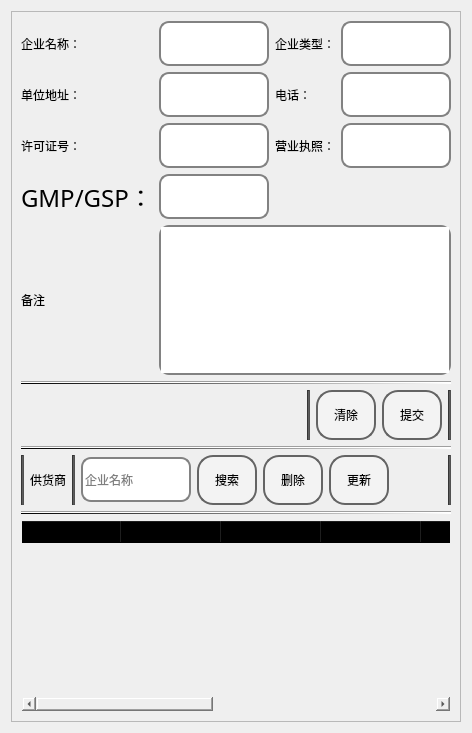
        <widget class="QWidget" name="page_3">
         <property name="styleSheet">
          <string notr="true">font: 16pt &quot;华文行楷&quot;;</string>
         </property>
         <layout class="QGridLayout" name="gridLayout_5">
          <item row="0" column="0">
           <widget class="QFrame" name="frame_3">
            <property name="frameShape">
             <enum>QFrame::StyledPanel</enum>
            </property>
            <property name="frameShadow">
             <enum>QFrame::Raised</enum>
            </property>
            <layout class="QVBoxLayout" name="verticalLayout_7">
             <item>
              <layout class="QGridLayout" name="gridLayout_4">
               <item row="6" column="0">
                <widget class="QLabel" name="label_31">
                 <property name="styleSheet">
                  <string notr="true"> background-color: transparent;
    border-radius: 5px;
    border: 2px solid rgb(169,169,169);
    padding: 5px;
    padding-left: 10px;
    color:black;
    font-family:华文行楷;
    font-size: 18pt;
hover{
    border: 2px solid rgb(169,169,169);
};
QAbstractItemView {
    color: rgb(169,169,169);    
    padding: 10px;
    selection-background-color: rgb(169,169,169);}</string>
                 </property>
                 <property name="text">
                  <string>备注</string>
                 </property>
                </widget>
               </item>
               <item row="5" column="1">
                <widget class="QLineEdit" name="lineEdit_21">
                 <property name="minimumSize">
                  <size>
                   <width>0</width>
                   <height>45</height>
                  </size>
                 </property>
                 <property name="styleSheet">
                  <string notr="true">QLineEdit {
    border: 2px solid rgb(130,130,130); /* 设置初始边框为浅白色 */
    border-radius: 10px; /* 设置圆角半径为10px，可根据需要调整 */
}

QLineEdit:hover {
    border: 4px solid #606060; /* 鼠标悬停时边框变粗且变为浅黑色 */
}</string>
                 </property>
                </widget>
               </item>
               <item row="4" column="3">
                <widget class="QLineEdit" name="lineEdit_18">
                 <property name="minimumSize">
                  <size>
                   <width>0</width>
                   <height>45</height>
                  </size>
                 </property>
                 <property name="styleSheet">
                  <string notr="true">QLineEdit {
    border: 2px solid rgb(130,130,130); /* 设置初始边框为浅白色 */
    border-radius: 10px; /* 设置圆角半径为10px，可根据需要调整 */
}

QLineEdit:hover {
    border: 4px solid #606060; /* 鼠标悬停时边框变粗且变为浅黑色 */
}</string>
                 </property>
                </widget>
               </item>
               <item row="1" column="2">
                <widget class="QLabel" name="label_25">
                 <property name="minimumSize">
                  <size>
                   <width>0</width>
                   <height>45</height>
                  </size>
                 </property>
                 <property name="styleSheet">
                  <string notr="true"> background-color: transparent;
    border-radius: 5px;
    border: 2px solid rgb(169,169,169);
    padding: 5px;
    padding-left: 10px;
    color:black;
    font: 18pt &quot;华文行楷&quot;;
hover{
    border: 2px solid rgb(169,169,169);
};
QAbstractItemView {
    color: rgb(169,169,169);    
    padding: 10px;
    selection-background-color: rgb(169,169,169);}</string>
                 </property>
                 <property name="text">
                  <string>企业类型：</string>
                 </property>
                </widget>
               </item>
               <item row="4" column="2">
                <widget class="QLabel" name="label_29">
                 <property name="minimumSize">
                  <size>
                   <width>0</width>
                   <height>45</height>
                  </size>
                 </property>
                 <property name="styleSheet">
                  <string notr="true"> background-color: transparent;
    border-radius: 5px;
    border: 2px solid rgb(169,169,169);
    padding: 5px;
    padding-left: 10px;
    color:black;
    font: 18pt &quot;华文行楷&quot;;
hover{
    border: 2px solid rgb(169,169,169);
};
QAbstractItemView {
    color: rgb(169,169,169);    
    padding: 10px;
    selection-background-color: rgb(169,169,169);}</string>
                 </property>
                 <property name="text">
                  <string>营业执照：</string>
                 </property>
                </widget>
               </item>
               <item row="5" column="0">
                <widget class="QLabel" name="label_24">
                 <property name="minimumSize">
                  <size>
                   <width>0</width>
                   <height>45</height>
                  </size>
                 </property>
                 <property name="font">
                  <font>
                   <family>Agency FB</family>
                   <pointsize>18</pointsize>
                   <weight>50</weight>
                   <italic>false</italic>
                   <bold>false</bold>
                  </font>
                 </property>
                 <property name="styleSheet">
                  <string notr="true"> background-color: transparent;
font: 18pt &quot;Agency FB&quot;;
    border-radius: 5px;
    border: 2px solid rgb(169,169,169);
    padding: 5px;
    padding-left: 10px;
    color:black;
hover{
    border: 2px solid rgb(169,169,169);
};
QAbstractItemView {
    color: rgb(169,169,169);    
    padding: 10px;
    selection-background-color: rgb(169,169,169);}</string>
                 </property>
                 <property name="text">
                  <string>GMP/GSP：</string>
                 </property>
                </widget>
               </item>
               <item row="1" column="3">
                <widget class="QLineEdit" name="lineEdit_19">
                 <property name="minimumSize">
                  <size>
                   <width>0</width>
                   <height>45</height>
                  </size>
                 </property>
                 <property name="styleSheet">
                  <string notr="true">QLineEdit {
    border: 2px solid rgb(130,130,130); /* 设置初始边框为浅白色 */
    border-radius: 10px; /* 设置圆角半径为10px，可根据需要调整 */
}

QLineEdit:hover {
    border: 4px solid #606060; /* 鼠标悬停时边框变粗且变为浅黑色 */
}</string>
                 </property>
                </widget>
               </item>
               <item row="3" column="2">
                <widget class="QLabel" name="label_26">
                 <property name="minimumSize">
                  <size>
                   <width>0</width>
                   <height>45</height>
                  </size>
                 </property>
                 <property name="styleSheet">
                  <string notr="true"> background-color: transparent;
    border-radius: 5px;
    border: 2px solid rgb(169,169,169);
    padding: 5px;
    padding-left: 10px;
    color:black;
    font: 18pt &quot;华文行楷&quot;;
hover{
    border: 2px solid rgb(169,169,169);
};
QAbstractItemView {
    color: rgb(169,169,169);    
    padding: 10px;
    selection-background-color: rgb(169,169,169);}</string>
                 </property>
                 <property name="text">
                  <string>电话：</string>
                 </property>
                </widget>
               </item>
               <item row="1" column="1">
                <widget class="QLineEdit" name="lineEdit_24">
                 <property name="minimumSize">
                  <size>
                   <width>0</width>
                   <height>45</height>
                  </size>
                 </property>
                 <property name="styleSheet">
                  <string notr="true">QLineEdit {
    border: 2px solid rgb(130,130,130); /* 设置初始边框为浅白色 */
    border-radius: 10px; /* 设置圆角半径为10px，可根据需要调整 */
}

QLineEdit:hover {
    border: 4px solid #606060; /* 鼠标悬停时边框变粗且变为浅黑色 */
}</string>
                 </property>
                </widget>
               </item>
               <item row="6" column="1" colspan="3">
                <widget class="QTextEdit" name="textEdit_2">
                 <property name="sizePolicy">
                  <sizepolicy hsizetype="Minimum" vsizetype="Fixed">
                   <horstretch>0</horstretch>
                   <verstretch>0</verstretch>
                  </sizepolicy>
                 </property>
                 <property name="minimumSize">
                  <size>
                   <width>0</width>
                   <height>150</height>
                  </size>
                 </property>
                 <property name="maximumSize">
                  <size>
                   <width>16777215</width>
                   <height>150</height>
                  </size>
                 </property>
                 <property name="styleSheet">
                  <string notr="true">QTextEdit {
    border: 2px solid rgb(130,130,130); /* 设置初始边框为浅白色 */
    border-radius: 10px; /* 设置圆角半径为10px，可根据需要调整 */
}

QTextEdit:hover {
    border: 4px solid #606060; /* 鼠标悬停时边框变粗且变为浅黑色 */
}</string>
                 </property>
                </widget>
               </item>
               <item row="1" column="0">
                <widget class="QLabel" name="label_27">
                 <property name="minimumSize">
                  <size>
                   <width>0</width>
                   <height>45</height>
                  </size>
                 </property>
                 <property name="styleSheet">
                  <string notr="true"> background-color: transparent;
    border-radius: 5px;
    border: 2px solid rgb(169,169,169);
    padding: 5px;
    padding-left: 10px;
    color:black;
    font: 18pt &quot;华文行楷&quot;;
hover{
    border: 2px solid rgb(169,169,169);
};
QAbstractItemView {
    color: rgb(169,169,169);    
    padding: 10px;
    selection-background-color: rgb(169,169,169);}</string>
                 </property>
                 <property name="text">
                  <string>企业名称：</string>
                 </property>
                </widget>
               </item>
               <item row="3" column="0">
                <widget class="QLabel" name="label_28">
                 <property name="minimumSize">
                  <size>
                   <width>0</width>
                   <height>45</height>
                  </size>
                 </property>
                 <property name="styleSheet">
                  <string notr="true"> background-color: transparent;
    border-radius: 5px;
    border: 2px solid rgb(169,169,169);
    padding: 5px;
    padding-left: 10px;
    color:black;
font: 18pt &quot;华文行楷&quot;;
hover{
    border: 2px solid rgb(169,169,169);
};
QAbstractItemView {
    color: rgb(169,169,169);    
    padding: 10px;
    selection-background-color: rgb(169,169,169);}</string>
                 </property>
                 <property name="text">
                  <string>单位地址：</string>
                 </property>
                </widget>
               </item>
               <item row="4" column="0">
                <widget class="QLabel" name="label_30">
                 <property name="minimumSize">
                  <size>
                   <width>0</width>
                   <height>45</height>
                  </size>
                 </property>
                 <property name="styleSheet">
                  <string notr="true"> background-color: transparent;
    border-radius: 5px;
    border: 2px solid rgb(169,169,169);
    padding: 5px;
    padding-left: 10px;
    color:black;
    font: 18pt &quot;华文行楷&quot;;
hover{
    border: 2px solid rgb(169,169,169);
};
QAbstractItemView {
    color: rgb(169,169,169);    
    padding: 10px;
    selection-background-color: rgb(169,169,169);}</string>
                 </property>
                 <property name="text">
                  <string>许可证号：</string>
                 </property>
                </widget>
               </item>
               <item row="3" column="1">
                <widget class="QLineEdit" name="lineEdit_20">
                 <property name="minimumSize">
                  <size>
                   <width>0</width>
                   <height>45</height>
                  </size>
                 </property>
                 <property name="styleSheet">
                  <string notr="true">QLineEdit {
    border: 2px solid rgb(130,130,130); /* 设置初始边框为浅白色 */
    border-radius: 10px; /* 设置圆角半径为10px，可根据需要调整 */
}

QLineEdit:hover {
    border: 4px solid #606060; /* 鼠标悬停时边框变粗且变为浅黑色 */
}</string>
                 </property>
                </widget>
               </item>
               <item row="3" column="3">
                <widget class="QLineEdit" name="lineEdit_22">
                 <property name="minimumSize">
                  <size>
                   <width>0</width>
                   <height>45</height>
                  </size>
                 </property>
                 <property name="styleSheet">
                  <string notr="true">QLineEdit {
    border: 2px solid rgb(130,130,130); /* 设置初始边框为浅白色 */
    border-radius: 10px; /* 设置圆角半径为10px，可根据需要调整 */
}

QLineEdit:hover {
    border: 4px solid #606060; /* 鼠标悬停时边框变粗且变为浅黑色 */
}</string>
                 </property>
                </widget>
               </item>
               <item row="4" column="1">
                <widget class="QLineEdit" name="lineEdit_23">
                 <property name="minimumSize">
                  <size>
                   <width>0</width>
                   <height>45</height>
                  </size>
                 </property>
                 <property name="styleSheet">
                  <string notr="true">QLineEdit {
    border: 2px solid rgb(130,130,130); /* 设置初始边框为浅白色 */
    border-radius: 10px; /* 设置圆角半径为10px，可根据需要调整 */
}

QLineEdit:hover {
    border: 4px solid #606060; /* 鼠标悬停时边框变粗且变为浅黑色 */
}</string>
                 </property>
                </widget>
               </item>
              </layout>
             </item>
             <item>
              <widget class="Line" name="line_91">
               <property name="styleSheet">
                <string notr="true">background-color: qlineargradient(spread:pad, x1:0, y1:0, x2:1, y2:0, stop:0 rgba(0, 0, 0, 255), stop:1 rgba(255, 255, 255, 255));</string>
               </property>
               <property name="orientation">
                <enum>Qt::Horizontal</enum>
               </property>
              </widget>
             </item>
             <item>
              <layout class="QHBoxLayout" name="horizontalLayout_7">
               <item>
                <spacer name="horizontalSpacer_4">
                 <property name="orientation">
                  <enum>Qt::Horizontal</enum>
                 </property>
                 <property name="sizeHint" stdset="0">
                  <size>
                   <width>40</width>
                   <height>20</height>
                  </size>
                 </property>
                </spacer>
               </item>
               <item>
                <widget class="Line" name="line_101">
                 <property name="styleSheet">
                  <string notr="true">background-color: rgb(81, 81, 81);</string>
                 </property>
                 <property name="orientation">
                  <enum>Qt::Vertical</enum>
                 </property>
                </widget>
               </item>
               <item>
                <widget class="QPushButton" name="btn_delete_1">
                 <property name="sizePolicy">
                  <sizepolicy hsizetype="Fixed" vsizetype="Fixed">
                   <horstretch>0</horstretch>
                   <verstretch>0</verstretch>
                  </sizepolicy>
                 </property>
                 <property name="minimumSize">
                  <size>
                   <width>60</width>
                   <height>50</height>
                  </size>
                 </property>
                 <property name="styleSheet">
                  <string notr="true">QPushButton{
    font: 18pt &quot;华文行楷&quot;;
    background: rgba(255, 255, 255, 60);
    color: black;
    border-radius: 16px;
    font-family: 华文行楷;
    border: 2px solid rgb(100,100,100); /* 新增代码 */
}

QPushButton:hover{                    
    background: rgba(0, 0, 0, 100);
}

QPushButton:pressed{
    background: darkgray;
}</string>
                 </property>
                 <property name="text">
                  <string>清除</string>
                 </property>
                </widget>
               </item>
               <item>
                <widget class="QPushButton" name="btn_create_1">
                 <property name="sizePolicy">
                  <sizepolicy hsizetype="Fixed" vsizetype="Fixed">
                   <horstretch>0</horstretch>
                   <verstretch>0</verstretch>
                  </sizepolicy>
                 </property>
                 <property name="minimumSize">
                  <size>
                   <width>60</width>
                   <height>50</height>
                  </size>
                 </property>
                 <property name="styleSheet">
                  <string notr="true">QPushButton{
    font: 18pt &quot;华文行楷&quot;;
    background: rgba(255, 255, 255, 60);
    color: black;
    border-radius: 16px;
    font-family: 华文行楷;
    border: 2px solid rgb(100,100,100); /* 新增代码 */
}

QPushButton:hover{                    
    background: rgba(0, 0, 0, 100);
}

QPushButton:pressed{
    background: darkgray;
}</string>
                 </property>
                 <property name="text">
                  <string>提交</string>
                 </property>
                </widget>
               </item>
               <item>
                <widget class="Line" name="line_103">
                 <property name="styleSheet">
                  <string notr="true">background-color: rgb(81, 81, 81);</string>
                 </property>
                 <property name="orientation">
                  <enum>Qt::Vertical</enum>
                 </property>
                </widget>
               </item>
              </layout>
             </item>
             <item>
              <widget class="Line" name="line_92">
               <property name="styleSheet">
                <string notr="true">background-color: qlineargradient(spread:pad, x1:0, y1:0, x2:1, y2:0, stop:0 rgba(0, 0, 0, 255), stop:1 rgba(255, 255, 255, 255));</string>
               </property>
               <property name="orientation">
                <enum>Qt::Horizontal</enum>
               </property>
              </widget>
             </item>
             <item>
              <layout class="QHBoxLayout" name="horizontalLayout_8">
               <item>
                <widget class="Line" name="line_94">
                 <property name="styleSheet">
                  <string notr="true">background-color: rgb(81, 81, 81);</string>
                 </property>
                 <property name="orientation">
                  <enum>Qt::Vertical</enum>
                 </property>
                </widget>
               </item>
               <item>
                <widget class="QLabel" name="label_32">
                 <property name="minimumSize">
                  <size>
                   <width>0</width>
                   <height>45</height>
                  </size>
                 </property>
                 <property name="styleSheet">
                  <string notr="true"> background-color: transparent;
    border-radius: 5px;
    border: 2px solid rgb(169,169,169);
    padding: 5px;
    padding-left: 10px;
    color:black;
    font: 18pt &quot;华文行楷&quot;;
hover{
    border: 2px solid rgb(169,169,169);
};
QAbstractItemView {
    color: rgb(169,169,169);    
    padding: 10px;
    selection-background-color: rgb(169,169,169);}</string>
                 </property>
                 <property name="text">
                  <string>供货商</string>
                 </property>
                </widget>
               </item>
               <item>
                <widget class="Line" name="line_95">
                 <property name="styleSheet">
                  <string notr="true">background-color: rgb(81, 81, 81);</string>
                 </property>
                 <property name="orientation">
                  <enum>Qt::Vertical</enum>
                 </property>
                </widget>
               </item>
               <item>
                <widget class="QLineEdit" name="lineEdit_25">
                 <property name="minimumSize">
                  <size>
                   <width>0</width>
                   <height>45</height>
                  </size>
                 </property>
                 <property name="styleSheet">
                  <string notr="true">QLineEdit {
    border: 2px solid rgb(130,130,130); /* 设置初始边框为浅白色 */
    border-radius: 10px; /* 设置圆角半径为10px，可根据需要调整 */
}

QLineEdit:hover {
    border: 4px solid #606060; /* 鼠标悬停时边框变粗且变为浅黑色 */
}</string>
                 </property>
                 <property name="inputMask">
                  <string/>
                 </property>
                 <property name="placeholderText">
                  <string>企业名称</string>
                 </property>
                </widget>
               </item>
               <item>
                <widget class="QPushButton" name="btn_seek_1">
                 <property name="minimumSize">
                  <size>
                   <width>60</width>
                   <height>50</height>
                  </size>
                 </property>
                 <property name="styleSheet">
                  <string notr="true">QPushButton{
    font: 18pt &quot;华文行楷&quot;;
    background: rgba(255, 255, 255, 60);
    color: black;
    border-radius: 16px;
    font-family: 华文行楷;
    border: 2px solid rgb(100,100,100); /* 新增代码 */
}

QPushButton:hover{                    
    background: rgba(0, 0, 0, 100);
}

QPushButton:pressed{
    background: darkgray;
}</string>
                 </property>
                 <property name="text">
                  <string>搜索</string>
                 </property>
                </widget>
               </item>
               <item>
                <widget class="QPushButton" name="btn_delete_2">
                 <property name="minimumSize">
                  <size>
                   <width>60</width>
                   <height>50</height>
                  </size>
                 </property>
                 <property name="styleSheet">
                  <string notr="true">QPushButton{
    font: 18pt &quot;华文行楷&quot;;
    background: rgba(255, 255, 255, 60);
    color: black;
    border-radius: 16px;
    font-family: 华文行楷;
    border: 2px solid rgb(100,100,100); /* 新增代码 */
}

QPushButton:hover{                    
    background: rgba(0, 0, 0, 100);
}

QPushButton:pressed{
    background: darkgray;
}</string>
                 </property>
                 <property name="text">
                  <string>删除</string>
                 </property>
                </widget>
               </item>
               <item>
                <widget class="QPushButton" name="btn_updata_1">
                 <property name="minimumSize">
                  <size>
                   <width>60</width>
                   <height>50</height>
                  </size>
                 </property>
                 <property name="styleSheet">
                  <string notr="true">QPushButton{
    font: 18pt &quot;华文行楷&quot;;
    background: rgba(255, 255, 255, 60);
    color: black;
    border-radius: 16px;
    font-family: 华文行楷;
    border: 2px solid rgb(100,100,100); /* 新增代码 */
}

QPushButton:hover{                    
    background: rgba(0, 0, 0, 100);
}

QPushButton:pressed{
    background: darkgray;
}</string>
                 </property>
                 <property name="text">
                  <string>更新</string>
                 </property>
                </widget>
               </item>
               <item>
                <spacer name="horizontalSpacer_5">
                 <property name="orientation">
                  <enum>Qt::Horizontal</enum>
                 </property>
                 <property name="sizeHint" stdset="0">
                  <size>
                   <width>40</width>
                   <height>20</height>
                  </size>
                 </property>
                </spacer>
               </item>
               <item>
                <widget class="Line" name="line_100">
                 <property name="minimumSize">
                  <size>
                   <width>0</width>
                   <height>45</height>
                  </size>
                 </property>
                 <property name="styleSheet">
                  <string notr="true">background-color: rgb(81, 81, 81);</string>
                 </property>
                 <property name="orientation">
                  <enum>Qt::Vertical</enum>
                 </property>
                </widget>
               </item>
              </layout>
             </item>
             <item>
              <widget class="Line" name="line_93">
               <property name="styleSheet">
                <string notr="true">background-color: qlineargradient(spread:pad, x1:0, y1:0, x2:1, y2:0, stop:0 rgba(0, 0, 0, 255), stop:1 rgba(255, 255, 255, 255));</string>
               </property>
               <property name="orientation">
                <enum>Qt::Horizontal</enum>
               </property>
              </widget>
             </item>
             <item>
              <widget class="QTableWidget" name="tableWidget_5">
               <property name="styleSheet">
                <string notr="true">background-color: transparent;
selection-color: rgb(79, 80, 97);
selection-background-color:rgba(0, 0, 0, 100);;
border-color: transparent;
font: 16pt &quot;华文行楷&quot;;</string>
               </property>
               <attribute name="horizontalHeaderStretchLastSection">
                <bool>true</bool>
               </attribute>
               <column>
                <property name="text">
                 <string>企业名称</string>
                </property>
               </column>
               <column>
                <property name="text">
                 <string>类型</string>
                </property>
               </column>
               <column>
                <property name="text">
                 <string>地址</string>
                </property>
               </column>
               <column>
                <property name="text">
                 <string>电话</string>
                </property>
               </column>
               <column>
                <property name="text">
                 <string>许可证号</string>
                </property>
               </column>
               <column>
                <property name="text">
                 <string>营业执照</string>
                </property>
               </column>
               <column>
                <property name="text">
                 <string>GMP/GSP编号</string>
                </property>
               </column>
               <column>
                <property name="text">
                 <string>备注</string>
                </property>
               </column>
               <column>
                <property name="text">
                 <string>操作</string>
                </property>
               </column>
              </widget>
             </item>
            </layout>
           </widget>
          </item>
         </layout>
        </widget>
